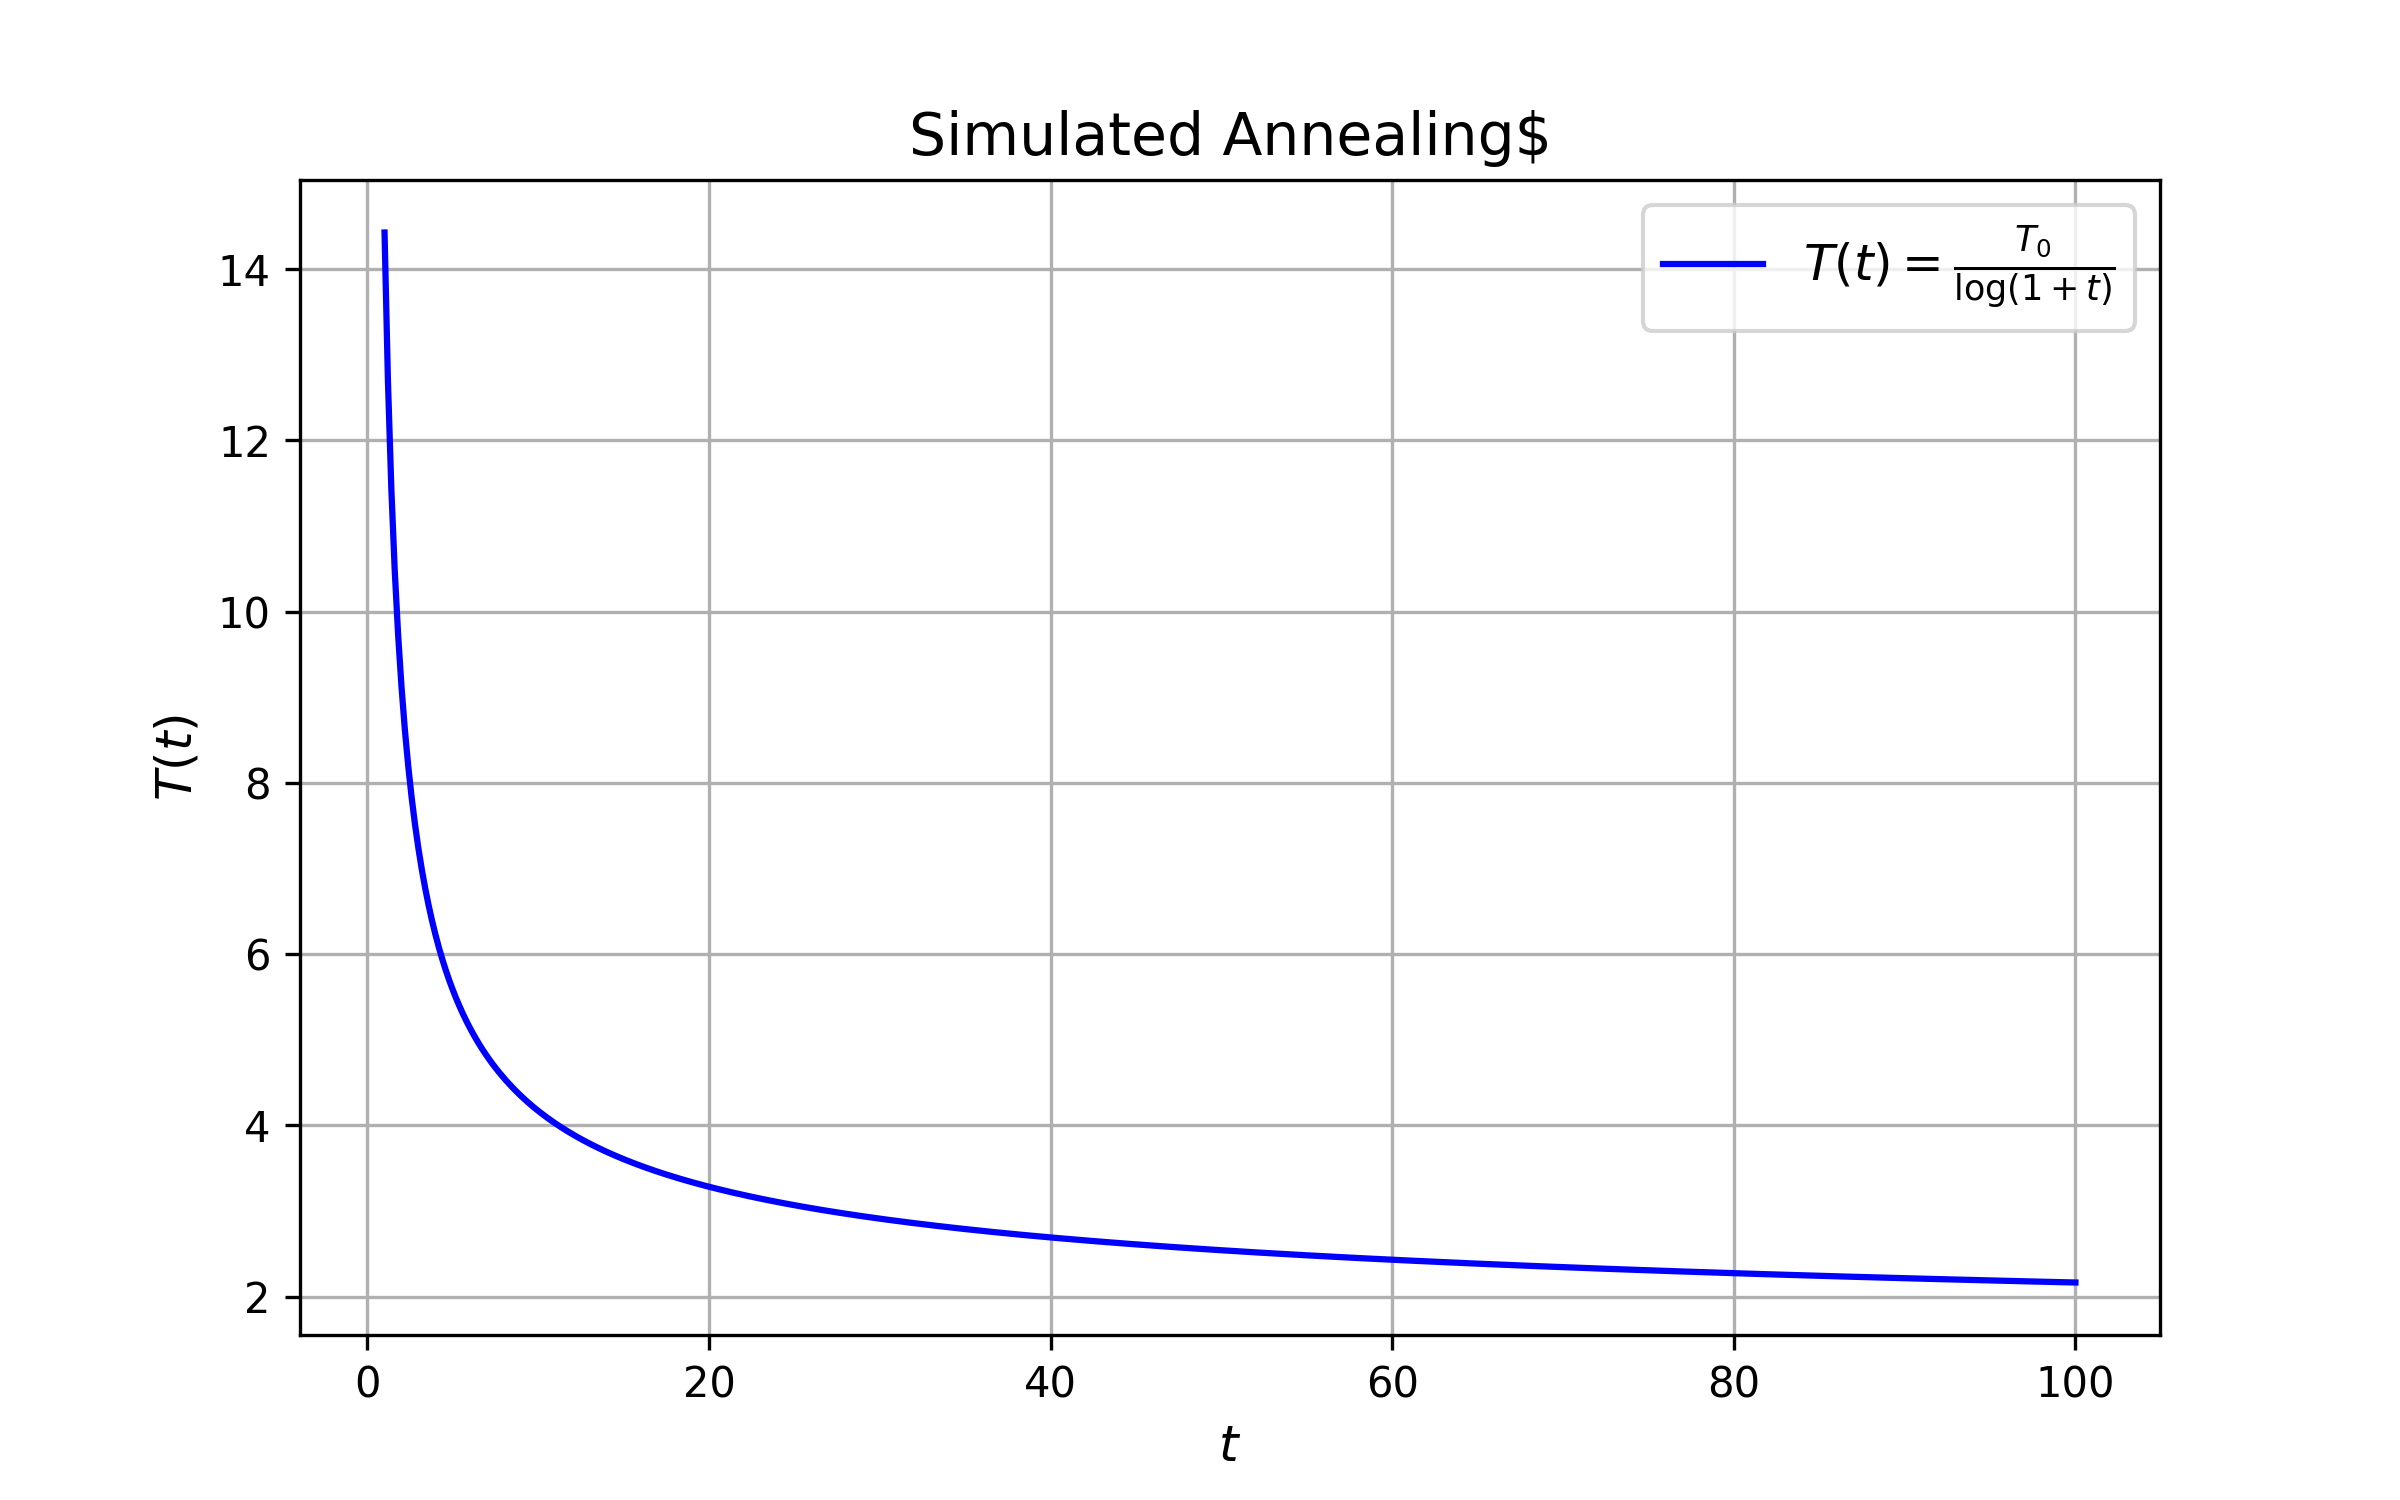

The Python source for this figure:
import numpy as np

import matplotlib.pyplot as plt

# Define the function T(t)
def T(t, T0):
    return T0 / np.log(1 + t)

# Parameters
T0 = 10  # Example value for T0
t = np.linspace(1, 100, 500)  # Avoid t=0 to prevent division by zero

# Compute T(t)
T_values = T(t, T0)

# Plot the function
plt.figure(figsize=(8, 5))
plt.plot(t, T_values, label=r'$T(t) = \frac{T_0}{\log(1+t)}$', color='blue')
plt.title('Simulated Annealing$', fontsize=14)
plt.xlabel('$t$', fontsize=12)
plt.ylabel('$T(t)$', fontsize=12)
plt.legend(fontsize=12)
plt.grid(True)
plt.savefig('log.png', dpi=300)